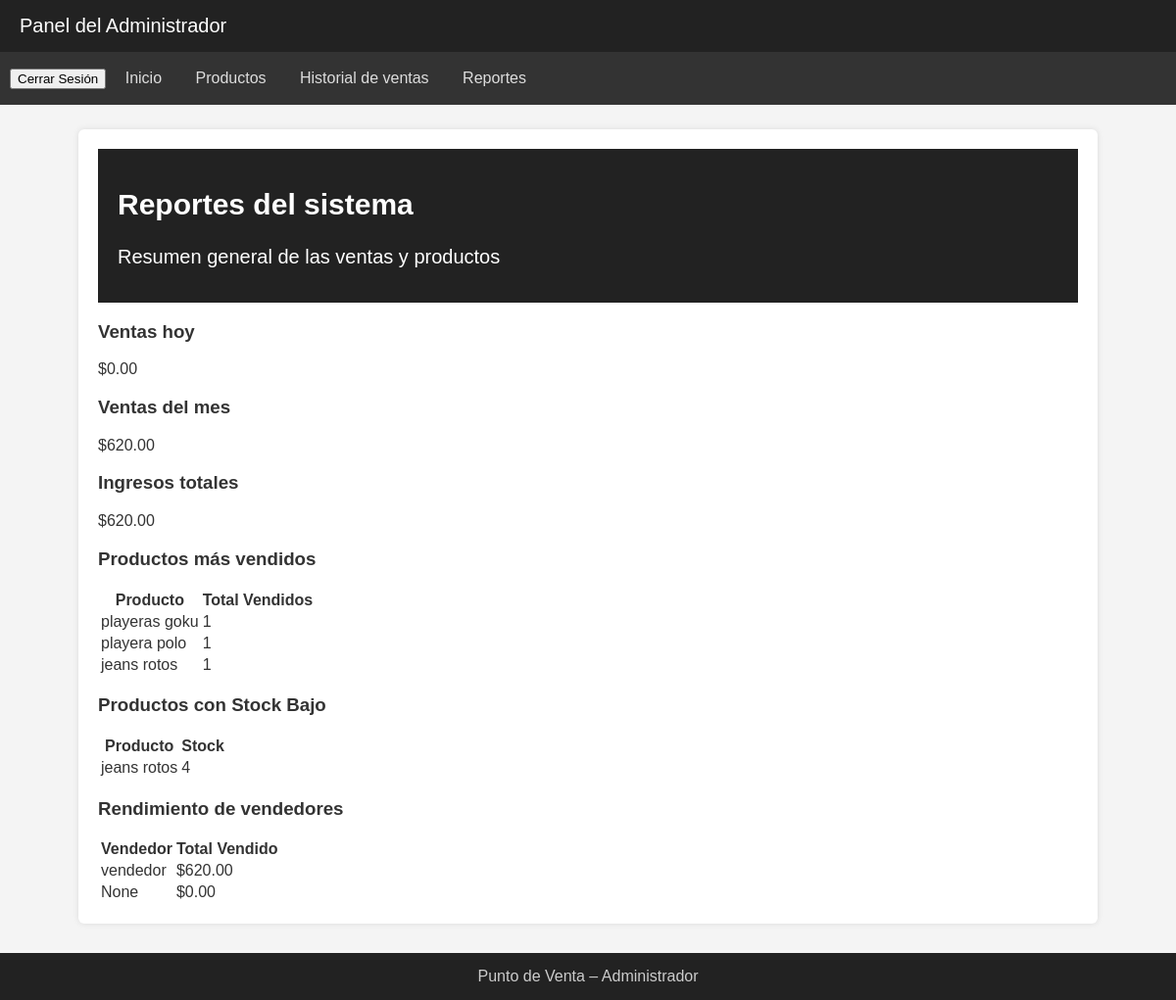
The app's page /administrador/reportes/ (signed in) with its own data.
### proveedores/models.py (models this page shows, shortened)
class Producto(models.Model):
    proveedor_nombre = models.CharField(max_length=100, verbose_name="Proveedor", default="")
    nombre = models.CharField(max_length=100)
    descripcion = models.TextField(default="")
    precio = models.DecimalField(max_digits=10, decimal_places=2)
    stock = models.PositiveIntegerField(default="")
    activo = models.BooleanField(default=True)
    asignado_a = models.ForeignKey(
        settings.AUTH_USER_MODEL,
        on_delete=models.SET_NULL,
        null=True,
        blank=True,
        related_name="productos_asignados"
    )
    fecha_creacion = models.DateTimeField(auto_now_add=True)

### administrador/views.py (the view)
# urls.py: path('reportes/', views.reportes, name='reportes'),
@staff_member_required
def reportes(request):
    hoy = now().date()
    ventas_dia = Venta.objects.filter(fecha_hora__date=hoy)\
                              .aggregate(total=Sum('total'))['total'] or 0
    mes_actual = now().month
    ventas_mes = Venta.objects.filter(fecha_hora__month=mes_actual)\
                              .aggregate(total=Sum('total'))['total'] or 0
    productos_populares = (
        DetalleVenta.objects
        .values('producto__nombre')
        .annotate(total_vendidos=Sum('cantidad'))
        .order_by('-total_vendidos')[:5]
    )
    stock_bajo = Producto.objects.filter(stock__lte=5).order_by('stock')[:10]
    ingresos_totales = Venta.objects.aggregate(total=Sum('total'))['total'] or 0
    rendimiento_vendedores = (
        Venta.objects.values('vendedor__username')
        .annotate(total=Sum('total'))
        .order_by('-total')
    )
    context = {
        "ventas_dia": ventas_dia,
        "ventas_mes": ventas_mes,
        "productos_populares": productos_populares,
        "stock_bajo": stock_bajo,
        "ingresos_totales": ingresos_totales,
        "rendimiento_vendedores": rendimiento_vendedores,
    }
    return render(request, "administrador/reportes.html", context)

### administrador/templates/administrador/reportes.html (shortened to what this page needs)
{% extends "administrador/base.html" %}
{% load static %}
{% block content %}
<link rel="stylesheet" href="{% static 'css/admin.css' %}">
<div class="admin-main">
    <header class="admin-header">
        <h2>Reportes del sistema</h2>
        <p class="subtitle">Resumen general de las ventas y productos</p>
    </header>
    <section class="cards">
        <div class="card">
            <h3>Ventas hoy</h3>
            <p class="large">${{ ventas_dia|floatformat:2 }}</p>
        </div>
        <div class="card">
            <h3>Ventas del mes</h3>
            <p class="large">${{ ventas_mes|floatformat:2 }}</p>
        </div>
        <div class="card">
            <h3>Ingresos totales</h3>
            <p class="large">${{ ingresos_totales|floatformat:2 }}</p>
        </div>
    </section>
    <section class="recent">
        <h3>Productos más vendidos</h3>
        {% if productos_populares %}
        <table class="table">
            <thead>
                <tr>
                    <th>Producto</th>
                    <th>Total Vendidos</th>
                </tr>
            </thead>
            <tbody>
                {% for p in productos_populares %}
                <tr>
                    <td>{{ p.producto__nombre }}</td>
                    <td>{{ p.total_vendidos }}</td>
                </tr>
                {% endfor %}
            </tbody>
        </table>
        {% else %}
        <p>No hay datos disponibles.</p>
        {% endif %}
    </section>
    <section class="recent">
        <h3>Productos con Stock Bajo</h3>
        {% if stock_bajo %}
        <table class="table">
            <thead>
                <tr>
                    <th>Producto</th>
                    <th>Stock</th>
                </tr>
            </thead>
            <tbody>
                {% for s in stock_bajo %}
                <tr>
                    <td>{{ s.nombre }}</td>
                    <td>{{ s.stock }}</td>
                </tr>
                {% endfor %}
            </tbody>
        </table>
        {% else %}
        <p>No hay productos con stock bajo.</p>
        {% endif %}
    </section>
    <section class="recent">
        <h3>Rendimiento de vendedores</h3>
        {% if rendimiento_vendedores %}
        <table class="table">
            <thead>
                <tr>
                    <th>Vendedor</th>
                    <th>Total Vendido</th>
                </tr>
            </thead>
            <tbody>
                {% for v in rendimiento_vendedores %}
                <tr>
                    <td>{{ v.vendedor__username }}</td>
                    <td>${{ v.total|floatformat:2 }}</td>
                </tr>
                {% endfor %}
            </tbody>
        </table>
        {% else %}
        <p>No hay ventas registradas aún.</p>
        {% endif %}
    </section>
</div>
{% endblock %}

### administrador/static/css/base.css (style rules this page uses)
body { margin: 0; font-family: Arial, sans-serif; background: #f4f4f4; color: #333; }
header { background: #222; color: #fff; padding: 15px 20px; font-size: 20px; }

### administrador/static/css/admin.css (style rules this page uses)
:root { --bg: #f6f7fb; --card: #ffffff; --muted: #666; --accent: #2f6bed; --danger: #d64545; --border: #e6e9ef; }

### records on screen
Producto: producto__nombre "jeans rotos", total_vendidos "1", nombre "jeans rotos", stock "4"

### other values on screen
{{ ventas_dia|floatformat:2 }} "0.00"
{{ ventas_mes|floatformat:2 }} "620.00"
{{ ingresos_totales|floatformat:2 }} "620.00"
{{ p.producto__nombre }} "playeras goku" "playera polo"
{{ p.total_vendidos }} "1" "1"
{{ v.vendedor__username }} "vendedor" "None"
{{ v.total|floatformat:2 }} "620.00" "0.00"
